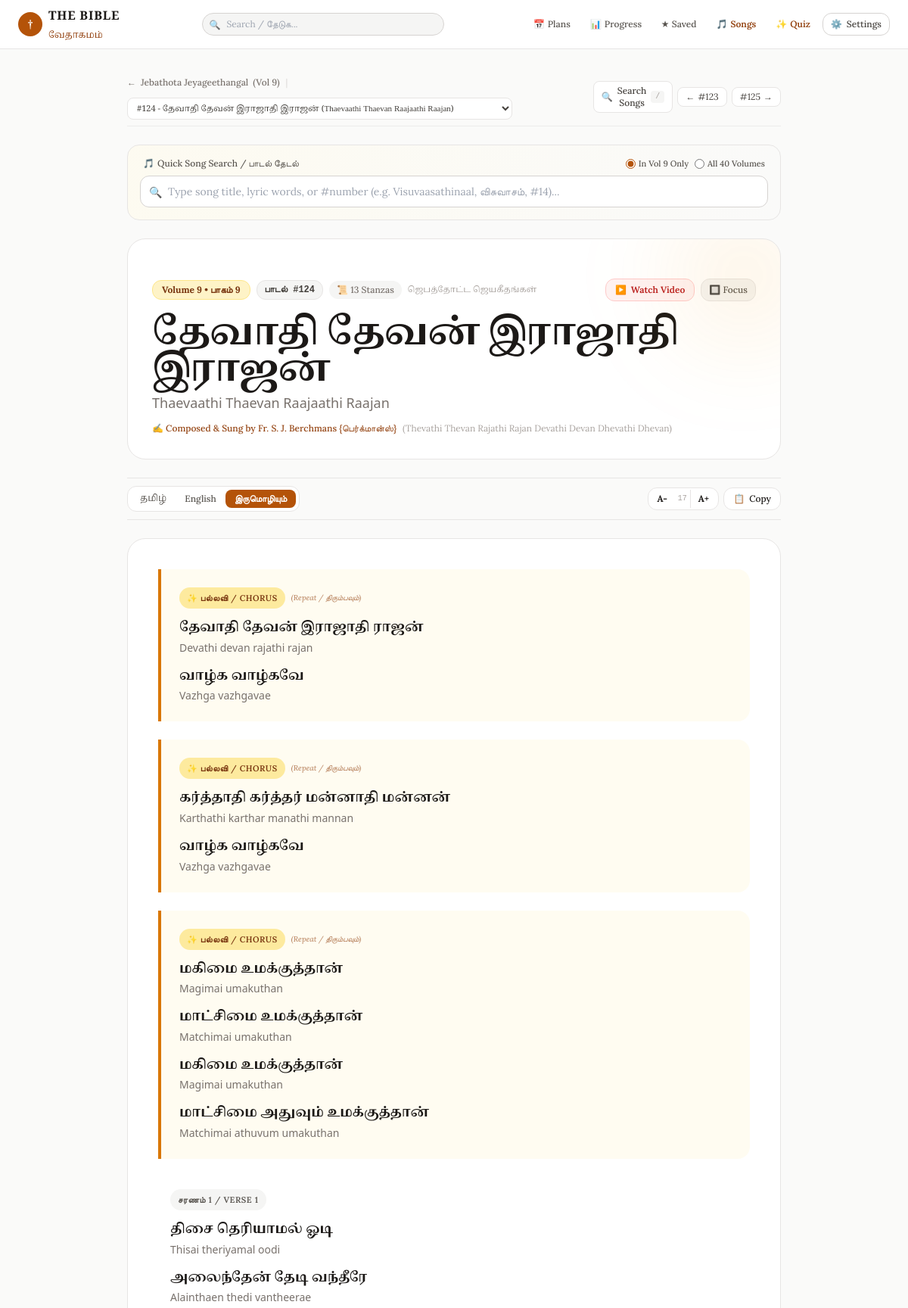
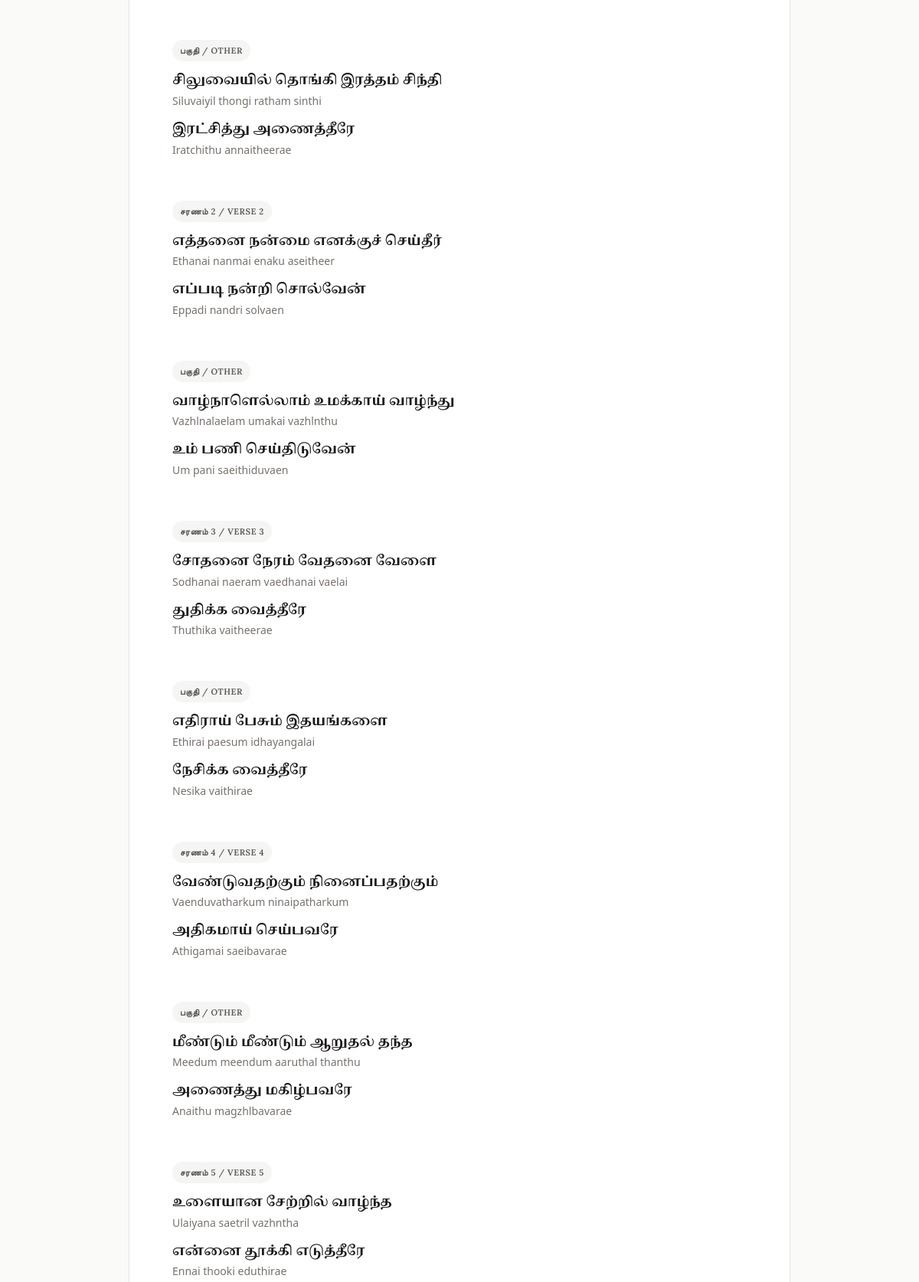
The app's page /songs/1695 (upper part) with its own data (2 pictures, top to bottom).
### tables this page shows
CREATE TABLE songs (
            id INTEGER PRIMARY KEY,
            songbook_code TEXT NOT NULL,
            songbook_name_ta TEXT,
            songbook_name_en TEXT,
            volume INTEGER DEFAULT 0,
            volume_name TEXT,
            song_number INTEGER DEFAULT 0,
            title_ta TEXT NOT NULL,
            title_en TEXT NOT NULL,
            alternate_title TEXT,
            lyrics_ta TEXT,
            lyrics_en TEXT,
            lyrics_bilingual TEXT,
            author TEXT,
            youtube_url TEXT
        );

### app/main.py (the view)
@app.get("/songs/{song_id}", response_class=HTMLResponse)
async def song_detail_page(
    request: Request,
    song_id: int,
    mode: str = Query("bilingual"),
    canon: str = Query(None)
):
    active_canon = resolve_canon(request, canon)
    canon_ctx = get_canon_context(active_canon)
    song = get_song_by_id(song_id)
    if not song:
        raise HTTPException(status_code=404, detail="Song not found")
    volume_songs = []
    if song.get("volume") and song["volume"] > 0:
        vol_data = get_songs_list(
            songbook_code=song.get("songbook_code") or "jebathota",
            volume=song["volume"],
            limit=100
        )
        volume_songs = vol_data.get("songs", [])
    return templates.TemplateResponse(
        request=request,
        name="song_detail.html",
        context={
            **canon_ctx,
            "song": song,
            "volume_songs": volume_songs,
            "mode": mode,
        },
    )

### templates/song_detail.html (shortened to what this page needs)
{% extends "base.html" %}
{% block content %}
<div id="song-detail-root" class="max-w-4xl mx-auto px-3 sm:px-4 py-4 sm:py-8 space-y-6 transition-all duration-200">
    <div class="flex flex-col sm:flex-row sm:items-center justify-between gap-3 text-xs text-stone-500 pb-2 border-b border-stone-200/70 dark:border-stone-800">
        <div class="flex items-center gap-2 flex-wrap">
            <a href="/songs?book={{ song.songbook_code }}{% if song.volume %}&vol={{ song.volume }}{% endif %}{% if canon %}&canon={{ canon }}{% endif %}"
               class="inline-flex items-center gap-1.5 hover:text-amber-700 dark:hover:text-amber-400 font-medium transition py-1">
                <span>←</span> <span>{{ song.songbook_name_en }}</span>
                {% if song.volume %}<span>(Vol {{ song.volume }})</span>{% endif %}
            </a>
            {% if volume_songs and volume_songs|length > 1 %}
            <span class="text-stone-300 dark:text-stone-700">|</span>
            <div class="relative inline-block">
                <select id="quick-song-jump" onchange="if(this.value) window.location.href=this.value;"
                        class="bg-white dark:bg-stone-800 border border-stone-200 dark:border-stone-700 text-stone-700 dark:text-stone-300 rounded-lg px-2 py-1 text-[11px] font-tamil font-medium focus:outline-none focus:ring-1 focus:ring-amber-700 cursor-pointer">
                    {% for vs in volume_songs %}
                    <option value="/songs/{{ vs.id }}{% if canon %}?canon={{ canon }}{% endif %}" {% if vs.id == song.id %}selected{% endif %}>
                        #{{ vs.song_number }} - {{ vs.title_ta }} ({{ vs.title_en }})
                    </option>
                    {% endfor %}
                </select>
            </div>
            {% endif %}
        </div>
        <div class="flex items-center gap-1.5 self-end sm:self-auto">
            <button onclick="toggleDetailSearchModal(true)"
                    class="px-2.5 py-1 rounded-lg bg-white dark:bg-stone-800 border border-stone-200 dark:border-stone-700 hover:border-amber-600 text-stone-700 dark:text-stone-300 hover:text-amber-700 dark:hover:text-amber-400 transition cursor-pointer flex items-center gap-1.5"
                    title="Search any song (Press /)">
                <span>🔍</span>
                <span class="font-medium">Search Songs</span>
                <kbd class="hidden sm:inline-block px-1.5 py-0.2 bg-stone-100 dark:bg-stone-700 text-stone-400 dark:text-stone-300 rounded text-[10px] font-mono">/</kbd>
            </button>
            {% if song.prev_song %}
            <a href="/songs/{{ song.prev_song.id }}{% if canon %}?canon={{ canon }}{% endif %}"
               class="px-2.5 py-1 rounded-lg bg-white dark:bg-stone-800 border border-stone-200 dark:border-stone-700 hover:border-amber-600 text-stone-700 dark:text-stone-300 transition flex items-center gap-1"
               title="Previous: #{{ song.prev_song.song_number }} {{ song.prev_song.title_en }} (Press Left Arrow)">
                <span>←</span> <span class="hidden md:inline">#{{ song.prev_song.song_number }}</span>
            </a>
            {% endif %}
            {% if song.next_song %}
            <a href="/songs/{{ song.next_song.id }}{% if canon %}?canon={{ canon }}{% endif %}"
               class="px-2.5 py-1 rounded-lg bg-white dark:bg-stone-800 border border-stone-200 dark:border-stone-700 hover:border-amber-600 text-stone-700 dark:text-stone-300 transition flex items-center gap-1"
               title="Next: #{{ song.next_song.song_number }} {{ song.next_song.title_en }} (Press Right Arrow)">
                <span class="hidden md:inline">#{{ song.next_song.song_number }}</span> <span>→</span>
            </a>
            {% endif %}
        </div>
    </div>
    <div id="detail-search-container" class="bg-gradient-to-r from-amber-50/60 to-stone-50 dark:from-stone-900 dark:to-stone-900/60 border border-stone-200 dark:border-stone-800 rounded-2xl p-3 sm:p-4 shadow-xs space-y-2">
        <div class="flex items-center justify-between text-xs text-stone-600 dark:text-stone-400 px-1 font-medium">
            <span class="flex items-center gap-1">
                <span>🎵</span> <span>Quick Song Search / பாடல் தேடல்</span>
            </span>
            <div class="flex items-center gap-2 text-[11px]">
                <label class="inline-flex items-center gap-1 cursor-pointer">
                    <input type="radio" name="detail_search_scope" value="volume" class="accent-amber-700" {% if song.volume %}checked{% endif %}>
                    <span>{% if song.volume %}In Vol {{ song.volume }} Only{% else %}Current Book{% endif %}</span>
                </label>
                <label class="inline-flex items-center gap-1 cursor-pointer">
                    <input type="radio" name="detail_search_scope" value="all" class="accent-amber-700" {% if not song.volume %}checked{% endif %}>
                    <span>All 40 Volumes</span>
                </label>
            </div>
        </div>
        <div class="relative">
            <input type="text" id="detail-search-input"
                   placeholder="Type song title, lyric words, or #number (e.g. Visuvaasathinaal, விசுவாசம், #14)..."
                   autocomplete="off"
                   class="w-full text-xs sm:text-sm bg-white dark:bg-stone-800 border border-stone-300 dark:border-stone-700 rounded-xl pl-9 pr-8 py-2.5 focus:outline-none focus:ring-2 focus:ring-amber-700 text-stone-900 dark:text-stone-100">
            <span class="absolute left-3 top-3 text-stone-400 text-xs sm:text-sm">🔍</span>
        </div>
    </div>
    <div class="bg-white dark:bg-stone-900 border border-stone-200 dark:border-stone-800 rounded-3xl p-5 sm:p-8 shadow-xs space-y-5 relative overflow-hidden">
        <div class="flex flex-wrap items-center justify-between gap-2.5">
            <div class="flex flex-wrap items-center gap-2 text-xs">
                {% if song.volume and song.volume > 0 %}
                <span class="px-3 py-1 rounded-xl bg-amber-100 dark:bg-amber-900/40 text-amber-900 dark:text-amber-300 font-bold border border-amber-200 dark:border-amber-800/60 shadow-2xs">
                    Volume {{ song.volume }} • பாகம் {{ song.volume }}
                </span>
                {% endif %}
                {% if song.song_number and song.song_number > 0 %}
                <span class="px-2.5 py-1 rounded-xl bg-stone-100 dark:bg-stone-800 text-stone-700 dark:text-stone-300 font-mono font-semibold border border-stone-200 dark:border-stone-700">
                    பாடல் #{{ song.song_number }}
                </span>
                {% endif %}
                {% if song.stanzas %}
                <span class="px-2.5 py-1 rounded-xl bg-stone-100 dark:bg-stone-800 text-stone-500 dark:text-stone-400 font-medium">
                    📜 {{ song.stanzas|length }} Stanzas
                </span>
                {% endif %}
                <span class="text-stone-400 font-tamil text-[11px]" translate="no">{{ song.songbook_name_ta }}</span>
            </div>
            <div class="flex items-center gap-2">
                {% if song.youtube_url %}
                <button onclick="toggleSongVideo()"
                        class="inline-flex items-center gap-1.5 px-3 py-1.5 rounded-xl bg-red-50 hover:bg-red-100 dark:bg-red-950/40 dark:hover:bg-red-900/50 text-red-700 dark:text-red-300 text-xs font-semibold border border-red-200 dark:border-red-900/60 transition cursor-pointer shadow-2xs">
                    <span>▶️</span> <span>{% if song.youtube_video_id %}Watch Video{% else %}Play on YouTube{% endif %}</span>
                </button>
                {% endif %}
                <button onclick="toggleWorshipFocusMode()" id="focus-mode-btn"
                        class="px-2.5 py-1.5 rounded-xl bg-stone-100 hover:bg-stone-200 dark:bg-stone-800 dark:hover:bg-stone-700 text-stone-600 dark:text-stone-300 text-xs font-medium border border-stone-200 dark:border-stone-700 transition cursor-pointer"
                        title="Toggle distraction-free worship presentation mode">
                    <span>🔲</span> <span class="hidden sm:inline">Focus</span>
                </button>
            </div>
        </div>
        <div class="space-y-1">
            <h1 class="font-tamil text-2xl sm:text-4xl lg:text-5xl font-bold text-stone-900 dark:text-stone-100 leading-tight tracking-tight" translate="no">
                {{ song.title_ta }}
            </h1>
            <h2 class="font-sans text-sm sm:text-lg text-stone-500 dark:text-stone-400 font-medium">
                {{ song.title_en }}
            </h2>
            <div class="flex items-center gap-2 pt-2 text-xs text-amber-800 dark:text-amber-400 font-medium">
                <span>✍️ Composed & Sung by {{ song.author or "Fr. S.J. Berchmans" }}</span>
                {% if song.alternate_title %}
                <span class="text-stone-400 font-normal">({{ song.alternate_title }})</span>
                {% endif %}
            </div>
        </div>
    </div>
    <div id="lyrics-toolbar" class="sticky top-14 z-30 bg-stone-50/95 dark:bg-stone-950/95 backdrop-blur-md py-2.5 border-y border-stone-200 dark:border-stone-800 flex flex-wrap items-center justify-between gap-2 text-xs transition-all">
        <div class="inline-flex bg-white dark:bg-stone-800 p-1 rounded-xl border border-stone-200 dark:border-stone-700 shadow-2xs">
            <button onclick="setSongScriptMode('ta')" id="mode-btn-ta"
                    class="px-3 py-1 rounded-lg font-medium transition cursor-pointer font-tamil text-stone-600 dark:text-stone-300">
                தமிழ்
            </button>
            <button onclick="setSongScriptMode('en')" id="mode-btn-en"
                    class="px-3 py-1 rounded-lg font-medium transition cursor-pointer text-stone-600 dark:text-stone-300">
                English
            </button>
            <button onclick="setSongScriptMode('bilingual')" id="mode-btn-bilingual"
                    class="px-3 py-1 rounded-lg font-semibold bg-amber-700 text-white shadow-xs transition cursor-pointer">
                இருமொழியும்
            </button>
        </div>
        <div class="flex items-center gap-1.5">
            <div class="flex items-center bg-white dark:bg-stone-800 rounded-xl border border-stone-200 dark:border-stone-700 p-0.5">
                <button onclick="changeLyricsFontSize(-1)" class="px-2.5 py-1 text-xs hover:text-amber-700 font-bold transition cursor-pointer" title="Decrease font size">A-</button>
                <span id="font-size-indicator" class="text-[10px] text-stone-400 font-mono px-1">17</span>
                <button onclick="changeLyricsFontSize(1)" class="px-2.5 py-1 text-xs hover:text-amber-700 font-bold transition cursor-pointer border-l border-stone-200 dark:border-stone-700" title="Increase font size">A+</button>
            </div>
            <button onclick="copySongLyrics()" class="px-3 py-1.5 bg-white dark:bg-stone-800 border border-stone-200 dark:border-stone-700 hover:border-amber-600 rounded-xl font-medium transition flex items-center gap-1.5 cursor-pointer shadow-2xs">
                <span>📋</span> <span id="copy-btn-text">Copy</span>
            </button>
        </div>
    </div>
    <div id="lyrics-container" class="bg-white dark:bg-stone-900 border border-stone-200 dark:border-stone-800 rounded-3xl p-5 sm:p-10 shadow-xs space-y-6 text-base transition-all">
        {% if song.stanzas %}
            {% for st in song.stanzas %}
            {% set is_chorus = ('Chorus' in st.label or 'பல்லவி' in st.label or 'Pre-Chorus' in st.label) %}
            <div class="stanza-block transition-all duration-150 {% if is_chorus %}bg-amber-50/70 dark:bg-amber-950/25 border-l-4 border-amber-600 dark:border-amber-500 rounded-r-2xl p-4 sm:p-6 shadow-2xs{% else %}p-3 sm:p-4 rounded-2xl hover:bg-stone-50/80 dark:hover:bg-stone-800/40{% endif %}">
                <div class="flex items-center gap-2 mb-3">
                    <span class="inline-flex items-center px-2.5 py-0.5 rounded-full text-[11px] font-semibold tracking-wider uppercase {% if is_chorus %}bg-amber-200/80 dark:bg-amber-900/60 text-amber-900 dark:text-amber-200 font-bold{% else %}bg-stone-100 dark:bg-stone-800 text-stone-600 dark:text-stone-400{% endif %}">
                        {% if is_chorus %}✨ {{ st.label }}{% else %}{{ st.label }}{% endif %}
                    </span>
                    {% if is_chorus %}
                    <span class="text-[10px] text-amber-800/70 dark:text-amber-400/70 font-serif italic hidden sm:inline">(Repeat / திரும்பவும்)</span>
                    {% endif %}
                </div>
                <div class="space-y-3.5">
                    {% set max_lines = st.lines_ta|length if st.lines_ta|length > st.lines_en|length else st.lines_en|length %}
                    {% for i in range(max_lines) %}
                    <div class="lyrics-pair space-y-0.5">
                        {% if i < st.lines_ta|length %}
                        <p class="lyrics-line-ta font-tamil text-stone-900 dark:text-stone-100 font-semibold leading-relaxed tracking-normal" translate="no">
                            {{ st.lines_ta[i] }}
                        </p>
                        {% endif %}
                        {% if i < st.lines_en|length %}
                        <p class="lyrics-line-en font-sans text-xs sm:text-sm text-stone-500 dark:text-stone-400 font-normal leading-relaxed">
                            {{ st.lines_en[i] }}
                        </p>
                        {% endif %}
                    </div>
                    {% endfor %}
                </div>
            </div>
            {% endfor %}
        {% else %}
            <div class="p-6">
                <pre class="font-tamil whitespace-pre-wrap leading-relaxed text-stone-900 dark:text-stone-100 font-medium" translate="no">{{ song.lyrics_ta or song.lyrics_en }}</pre>
            </div>
        {% endif %}
    </div>
</div>
{% endblock %}

### templates/base.html (style rules this page uses)
:root { --reader-font-size: 18px; }
.font-tamil { font-family: 'Noto Serif Tamil', serif; line-height: 2.1; }
.verse-text-ta, .verse-ta, .font-tamil { line-height: 1.95 !important; }

### records on screen
songs: songbook_name_en "Jebathota Jeyageethangal", volume "9", volume "☑ In Vol 9 Only", volume "☐ All 40 Volumes", song_number "124", songbook_name_ta "ஜெபத்தோட்ட ஜெயகீதங்கள்", title_ta "தேவாதி தேவன் இராஜாதி இராஜன்", title_en "Thaevaathi Thaevan Raajaathi Raajan", author "Fr. S. J. Berchmans {பெர்க்மான்ஸ்}", alternate_title "Thevathi Thevan Rajathi Rajan Devathi Devan Dhevathi Dhevan"
songs: prev_song.song_number "123"
songs: next_song.song_number "125"

### other values on screen
{{ song.stanzas|length }} "13"
{{ st.label }} "பல்லவி / CHORUS" "பல்லவி / CHORUS" "பல்லவி / CHORUS"
{{ st.lines_ta[i] }} "தேவாதி தேவன் இராஜாதி ராஜன்" "வாழ்க வாழ்கவே" "கர்த்தாதி கர்த்தர் மன்னாதி மன்னன்" "வாழ்க வாழ்கவே" "மகிமை உமக்குத்தான்" "மாட்சிமை உமக்குத்தான்" "மகிமை உமக்குத்தான்" "மாட்சிமை அதுவும் உமக்குத்தான்" "திசை தெரியாமல் ஓடி" "அலைந்தேன் தேடி வந்தீரே" "சிலுவையில் தொங்கி இரத்தம் சிந்தி" "இரட்சித்து அணைத்தீரே" "எத்தனை நன்மை எனக்குச் செய்தீர்" "எப்படி நன்றி சொல்வேன்" "வாழ்நாளெல்லாம் உமக்காய் வாழ்ந்து" "உம் பணி செய்திடுவேன்" "சோதனை நேரம் வேதனை வேளை" "துதிக்க வைத்தீரே" "எதிராய் பேசும் இதயங்களை" "நேசிக்க வைத்தீரே" "வேண்டுவதற்கும் நினைப்பதற்கும்" "அதிகமாய் செய்பவரே" "மீண்டும் மீண்டும் ஆறுதல் தந்த" "அணைத்து மகிழ்பவரே" "உளையான சேற்றில் வாழ்ந்த" "என்னை தூக்கி எடுத்தீரே"
{{ st.lines_en[i] }} "Devathi devan rajathi rajan" "Vazhga vazhgavae" "Karthathi karthar manathi mannan" "Vazhga vazhgavae" "Magimai umakuthan" "Matchimai umakuthan" "Magimai umakuthan" "Matchimai athuvum umakuthan" "Thisai theriyamal oodi" "Alainthaen thedi vantheerae" "Siluvaiyil thongi ratham sinthi" "Iratchithu annaitheerae" "Ethanai nanmai enaku aseitheer" "Eppadi nandri solvaen" "Vazhlnalaelam umakai vazhlnthu" "Um pani saeithiduvaen" "Sodhanai naeram vaedhanai vaelai" "Thuthika vaitheerae" "Ethirai paesum idhayangalai" "Nesika vaithirae" "Vaenduvatharkum ninaipatharkum" "Athigamai saeibavarae" "Meedum meendum aaruthal thanthu" "Anaithu magzhlbavarae" "Ulaiyana saetril vazhntha" "Ennai thooki eduthirae"
{{ st.label }} "சரணம் 1 / VERSE 1" "பகுதி / OTHER" "சரணம் 2 / VERSE 2" "பகுதி / OTHER" "சரணம் 3 / VERSE 3" "பகுதி / OTHER" "சரணம் 4 / VERSE 4" "பகுதி / OTHER" "சரணம் 5 / VERSE 5"
